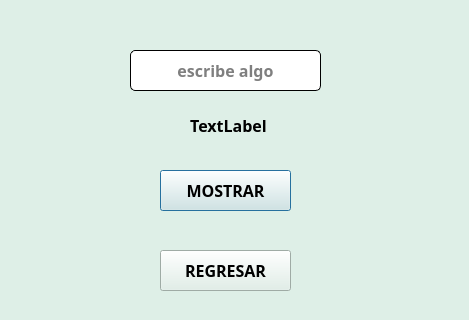
<?xml version="1.0" encoding="UTF-8"?>
<ui version="4.0">
 <class>Dialog</class>
 <widget class="QDialog" name="Dialog">
  <property name="geometry">
   <rect>
    <x>0</x>
    <y>0</y>
    <width>469</width>
    <height>320</height>
   </rect>
  </property>
  <property name="windowTitle">
   <string>Dialog</string>
  </property>
  <property name="styleSheet">
   <string notr="true">background-color: rgb(222, 239, 231);</string>
  </property>
  <widget class="QLineEdit" name="lineEdit">
   <property name="geometry">
    <rect>
     <x>130</x>
     <y>50</y>
     <width>191</width>
     <height>41</height>
    </rect>
   </property>
   <property name="font">
    <font>
     <family>Hack Nerd Font Mono</family>
     <pointsize>12</pointsize>
     <bold>true</bold>
    </font>
   </property>
   <property name="styleSheet">
    <string notr="true">background-color: rgb(255, 255, 255);
border-radius: 5px;
border: 1px solid;</string>
   </property>
   <property name="alignment">
    <set>Qt::AlignCenter</set>
   </property>
   <property name="placeholderText">
    <string>escribe algo</string>
   </property>
  </widget>
  <widget class="QLabel" name="lbshow">
   <property name="geometry">
    <rect>
     <x>123</x>
     <y>110</y>
     <width>211</width>
     <height>31</height>
    </rect>
   </property>
   <property name="font">
    <font>
     <family>Hack Nerd Font Mono</family>
     <pointsize>12</pointsize>
     <bold>true</bold>
    </font>
   </property>
   <property name="text">
    <string>&lt;html&gt;&lt;head/&gt;&lt;body&gt;&lt;p align=&quot;center&quot;&gt;TextLabel&lt;/p&gt;&lt;/body&gt;&lt;/html&gt;</string>
   </property>
  </widget>
  <widget class="QPushButton" name="btnshow">
   <property name="geometry">
    <rect>
     <x>160</x>
     <y>170</y>
     <width>131</width>
     <height>41</height>
    </rect>
   </property>
   <property name="font">
    <font>
     <family>Hack Nerd Font Mono</family>
     <pointsize>12</pointsize>
     <bold>true</bold>
    </font>
   </property>
   <property name="text">
    <string>MOSTRAR</string>
   </property>
  </widget>
  <widget class="QPushButton" name="return1">
   <property name="geometry">
    <rect>
     <x>160</x>
     <y>250</y>
     <width>131</width>
     <height>41</height>
    </rect>
   </property>
   <property name="font">
    <font>
     <family>Hack Nerd Font Mono</family>
     <pointsize>12</pointsize>
     <bold>true</bold>
    </font>
   </property>
   <property name="text">
    <string>REGRESAR</string>
   </property>
  </widget>
 </widget>
 <resources/>
 <connections/>
</ui>
